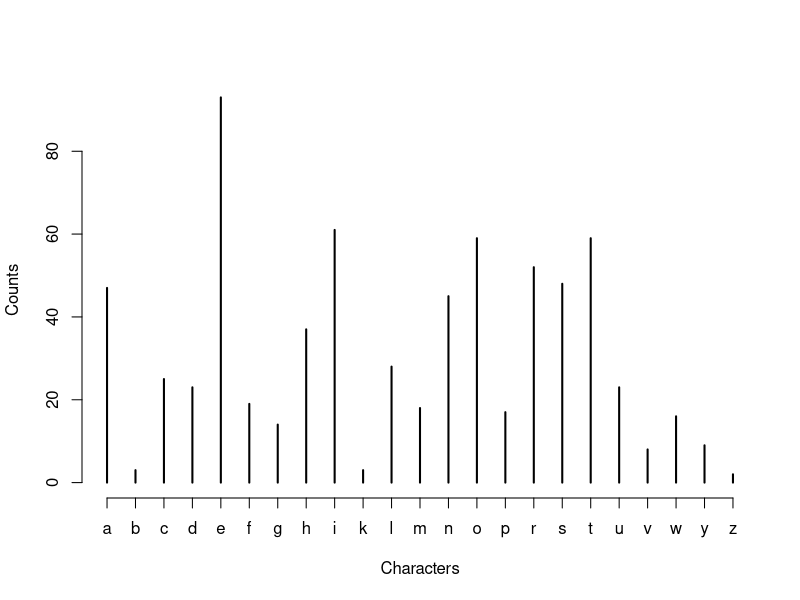

Generate this figure with R:
rm(list=ls())

my.str <- "Reverend Meza, Reverend Reck, I'm grateful for your generous invitation to speak my views. 

While the so-called religious issue is necessarily and properly the chief topic here tonight, I want to emphasize from the outset that we have far more critical issues to face in the 1960 election; the spread of Communist influence, until it now festers 90 miles off the coast of Florida--the humiliating treatment of our President and Vice President by those who no longer respect our power--the hungry children I saw in West Virginia, the old people who cannot pay their doctor bills, the families forced to give up their farms--an America with too many slums, with too few schools, and too late to the moon and outer space. 

These are the real issues which should decide this campaign. And they are not religious issues--for war and hunger and ignorance and despair know no religious barriers. " 
  
nchar(my.str)
my.list <- strsplit(my.str, split="")

is.list(my.list)

my.chars <- unlist(my.list)
my.chars_lower <- tolower(my.chars)
my.chars <- my.chars_lower[my.chars_lower %in% letters]

my.chartab <- table(my.chars)
my.chartab
plot(my.chartab, xlab="Characters", ylab="Counts")

#Exercise 2

presidents <- c("Bill Clinton", "George Bush", "Ronald Reagan", "Jimmy Carter", "Gerald Ford")
president.list <- strsplit(presidents, split=" ")
president.list
president.vec <- unlist(president.list)
president.vec
president.1st <- president.vec[c(T,F)]
president.1st

#Exercise 3

bill <- "Bill Clinton"
others.fisrt <- c("George", "Ronald", "Jimmy", "Gerald")
others.second <- c("Bush", "Reagan", "Carter", "Ford")

others <- paste(others.fisrt, others.second)
substr(others, 1, 1) 

president <- c(bill, others)
president
substr(president, 1,3) <- "abc"
president
